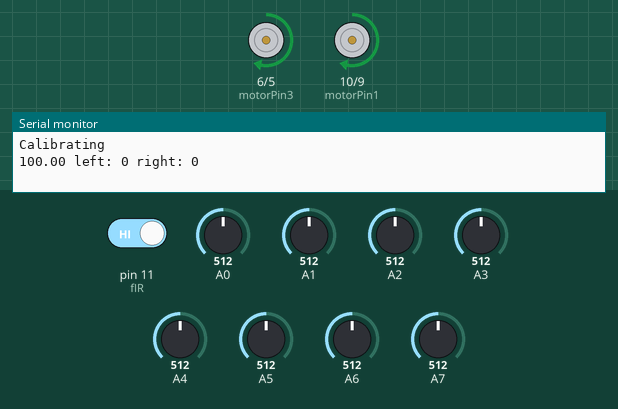
This sketch was run on a simulated Arduino Uno, built with avr-gcc and run on an emulated ATmega328P. On the bench: motor-driver pin pairs drawn as motors (green arrow = first pin HIGH = forward, orange = second pin HIGH = backward, longer = more drive), the last lines printed to the serial monitor. The inputs (shaded band) are chosen by the test bench; at power-on: A0 = 512, pin 11 (fIR) HIGH, A1 = 512, A4 = 512, A5 = 512, A2 = 512, A3 = 512, A6 = 512, A7 = 512.

Above: at 6.6 s.
6.7 s: A0 set to 505
At 7.6 s:
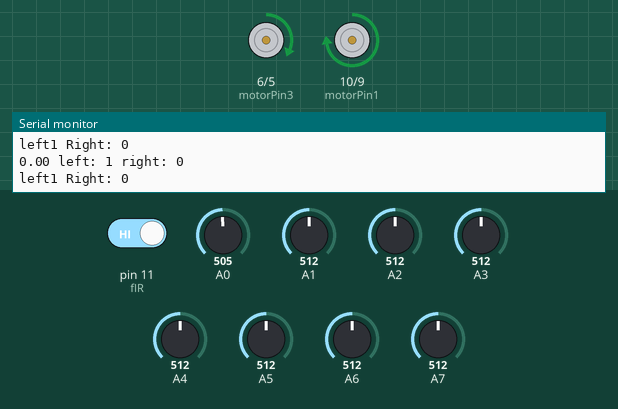
8.2 s: pin 11 (fIR) driven LOW
At 9.5 s:
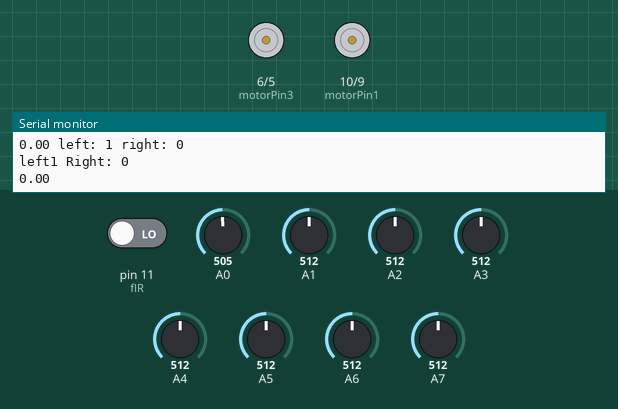
11.2 s: pin 11 (fIR) driven HIGH
14.2 s: A1 set to 306
At 14.8 s:
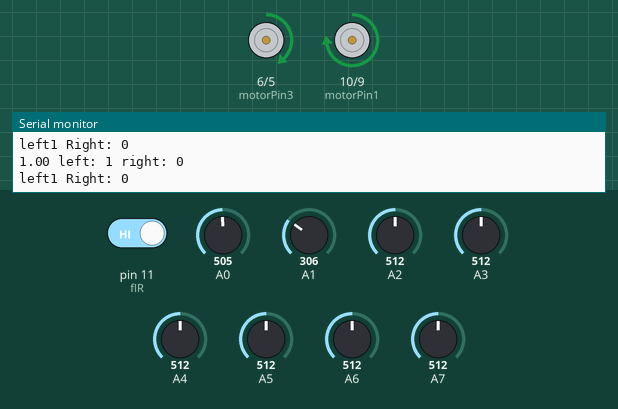
15.7 s: A4 set to 500
At 16.9 s:
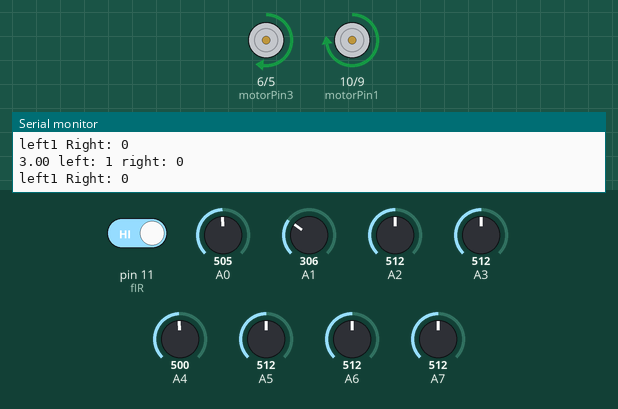
17.2 s: A5 set to 502
At 18.4 s:
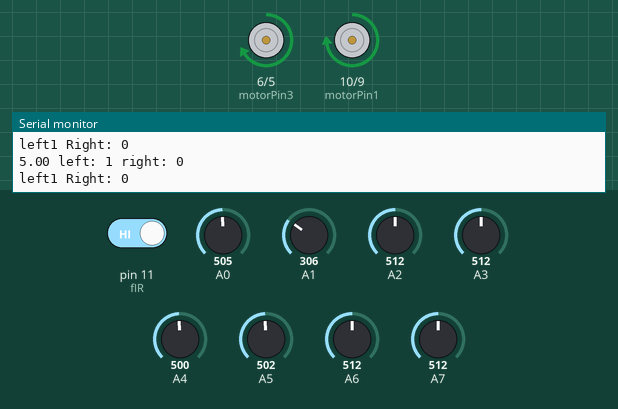
Timing chart, 0 to 19.7 s (numbered marks = the images above; inputs shaded):
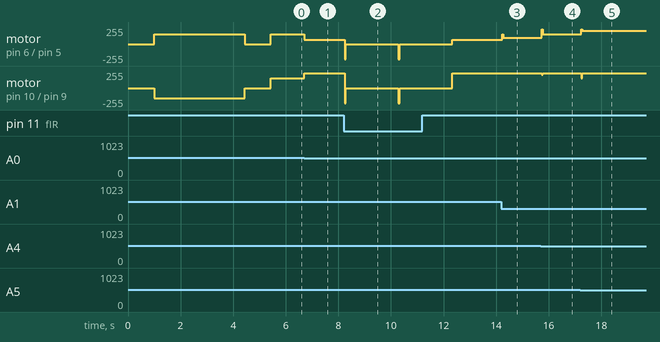

The sketch:

Iconic_Naam2.ino.ino
```cpp
/*
بسم الله الرحمن الرحيم
*/
#define sensorNum 8          //always even

#define maxSpeed 225//180  //180 //200
#define sSpeed 200

int blackLimit[sensorNum];
int digitalReading[sensorNum];

const int motorPin1 = 10,motorPin2 = 9;        //right motor
const int motorPin3 = 6,motorPin4 = 5;       //left motor
const int initIR=0;

int rightIRsBlack = 0;
int rotateDelay = 140;

float error, prevError=0;
float mappedValue, targetValue = 6;

float safety=0.35;

float kp=26.7;   //26.7G //26        //38 //37  //39                //45 IF DOESN'T WORK
float kd=54;  //57.3  //50G //50    //67             //70  //42 //87

int rotationSpeed=255;

int motorResponse;
float correction;

int leftSpeed,rightSpeed;

float lastAct;
int time=5;

int allBlack=0;
int leftBlack=0;
int rightBlack=0;

int frontIR=1;                      //change
int leftIR=2;                          //change
int rightIR=3;                         //change

int insideLoop=0;
//int caveSpeed=;
//int turnSpeed=;

int left=0,right=0;                   //Left and Right most Irs
int contiBlack = 0;
int stopTrigger = 900 ; //2
int startTrigger = 3;

int fIR=11;
int saidulIR=4;

void setup()
{
  //initialize IR pins
  for(int i = initIR; i < sensorNum; i++)          //A0 is leftmost Ir
  {
    pinMode(A0 + i, INPUT);
  }

  pinMode(frontIR,INPUT);
  pinMode(rightIR,INPUT);
  pinMode(leftIR,INPUT);


  //initialize motor pins
  pinMode(motorPin1, OUTPUT);
  pinMode(motorPin2, OUTPUT);
  pinMode(motorPin3, OUTPUT);
  pinMode(motorPin4, OUTPUT);
  delay(1000);
  Serial.begin(9600);

  Serial.println("Calibrating");
  calibration();


}


void loop()
{

//sensorRead();
sensorMapping();
Serial.print(mappedValue);
Serial.print(" ");
  if(digitalRead(fIR)==0)
  {
    brake();
    while(digitalRead(fIR)==0)
   {
    motor(-maxSpeed,-maxSpeed);
    delay(50);
    brake();
    delay(2000);
    }

  }
if(stopTrigger < contiBlack)
{
  while(allBlack == 1) {brake(); startTrigger = 0; sensorMapping();}
   //if(mappedValue == 100) {delay(100); sensorMapping(); if(mappedValue == 100) brake();}
}

for(int i = 0; i < sensorNum; i++)
{
  //Serial.print(analogRead(A0+i));
  /*if(analogRead(A0+i)<blackLimit[i])
     Serial.print("1");
  else
     Serial.print("0");
  Serial.print(" ");*/
}

  Serial.print("left: ");
  Serial.print(left);
  Serial.print(" right: ");
  Serial.print(right);
  Serial.println();
 /*
  while(!digitalRead(frontIRpin))    // if reading 0 object is close
  {
  	brake();
  }
 */


  //esonance loop turn

  if(allBlack == 1)
      {
        motor(-100,-100);
        delay(10);
        brake();
        delay(100);
      }

 if (rightIRsBlack==1 || allBlack == 1)

    {

     leftIR=0; rightIR = 1;
     CRotate(rotationSpeed);
     delay(rotateDelay);  sensorMapping();
     }


  if(mappedValue == 100)                                 // all white
    {
      /* if(!digitalRead(leftIR)||!digitalRead(rightIR))
        {
             //bridge codes


        }*/
      /*   if(insideLoop)  //make it else if
        {
          //loop codes
          ACRotate(rotationSpeed);
          while(mappedValue==100) sensorMapping();

          int insideLoop=1;              //unnecessary
          int loopNo=1;
          left=0;

          while(insideLoop)
          {
            sensorMapping();
            pid();
            motor(leftSpeed,rightSpeed);

            if(allBlack==1) loopNo=2;

            if(loopNo==1)
            {
              if(left==1)
              {
                ACRotate(rotationSpeed);
                int exitLoop=1;
                int firstStep=0;

                while(exitLoop)
                {
                  if(right==1) firstStep=1;
                  if((firstStep==1)&&(right==0)) exitLoop=0;
                  sensorMapping();
                }
                insideLoop=0;

              }
            }
            else if(loopNo==2)
                {
                	if(right==1)
               		{
               		 CRotate(rotationSpeed);
                	int exitLoop=1;
                	int firstStep=0;

                	while(exitLoop)
                	{
                  	if(left==1) firstStep=1;
                  	if((firstStep==1)&&(left==0)) exitLoop=0;
                  	sensorMapping();
                	}
                	insideLoop=0;

              		}
                }

          }
        }

        */
        brake();
        //delay(10);
        //delayMicroseconds();
        motor(-50,-50);
        //delayMicroseconds(25);
        if((left==1)&&(right==0))
        {
          ACRotate(rotationSpeed);
          while(mappedValue==100) sensorMapping();
          while(digitalReading[initIR+2]!=1)
          {
            sensorMapping();
          pid();
          motor(leftSpeed,rightSpeed);
          }
           left=0;                                     //changed
        }
        else if((right==1)&&(left==0))
        {
          CRotate(rotationSpeed);
          while(mappedValue==100) sensorMapping();
          while(digitalReading[sensorNum-3]!=1)
          {
            sensorMapping();
          pid();
          motor(leftSpeed,rightSpeed);
          }
          right=0;                                     //changed
        }
        else
        {
          motor(150,150);
          while(mappedValue==100) sensorMapping();
          pid();
          motor(leftSpeed,rightSpeed);
        }


    }

     else if(mappedValue!=100 || (contiBlack > stopTrigger && allBlack == 1))     // add conditions
    {
      pid();
      motor(leftSpeed,rightSpeed);
    }

      Serial.print("left");
      Serial.print(left);
      Serial.print(" Right: ");
      Serial.print(right);

Serial.println();
}


void sensorMapping()
{
int sum=0,coun=0;


 for (int i = initIR; i <sensorNum; i++)
  {
    if (analogRead(A0+i) < blackLimit[i])              //A0 is leftmost IR
     {

      sum += i*2;
      coun++;
      digitalReading[i]=1;
    }
    else digitalReading[i]=0;
  }

   if(digitalReading[0]||digitalReading[sensorNum-1])  //if left or right gives black saves their value
   {
     left=digitalReading[0];
     right=digitalReading[sensorNum-1];
   }

//esonance loop
if(digitalReading[6]==1 && digitalReading[7]==1) //liberal
{rightIRsBlack=1;}else rightIRsBlack=0;


   if((left==1)&&(right==1))
   {
     left=0;
     right=1;//loop detection
   }
   if(coun!=0){
  mappedValue = sum / coun;
   }
   else mappedValue=100;         //all White detection

   if(coun==sensorNum)
   {
    contiBlack++;

   allBlack=1;

   //allblack detection
   //Serial.println("All black");
   }
   else if(startTrigger == 0 && mappedValue != 7 && coun != sensorNum)
   {
    allBlack = 1;
   }

    else
    {
    allBlack=0;
    contiBlack = 0;
    }
   /*
  int  leftAND=1;
  int  rightAND=1;
  int  leftOR=0;
  int  rightOR=0;

   int i=0;
   while(i<(sensorNum/2)-1)                      // (sensorNum/2)-1=3   and < before
   {

    leftAND= leftAND && digitalReading[i];
    rightAND= rightAND && digitalReading[sensorNum-i-1];

    leftOR= leftOR || digitalReading[i];
    rightOR= rightOR || digitalReading[sensorNum-i-1];

    i++;
   }

    if((leftOR==0)&&(rightAND==1))
    {
   // Serial.print("All Right black");
    rightBlack=1;               //all right
    }
    else rightBlack=0;

    if((leftAND==1)&&(rightOR==0))
    {
    // Serial.print("All Left black");
     leftBlack=1;                //all Left
    }
    else leftBlack=0;

  Serial.print("\tmappedValue: ");
  Serial.print(mappedValue);
  */
}


void pid()
{

  error=targetValue-mappedValue;
  correction=(kp*error)+(kd*(error-prevError));
  prevError=error;
  motorResponse=(int)correction;

 if(motorResponse>maxSpeed) motorResponse=maxSpeed;

if(motorResponse<-maxSpeed) motorResponse=-maxSpeed;

   if(motorResponse>0)
  {
    rightSpeed=maxSpeed;
    leftSpeed=maxSpeed-motorResponse;
  }
  else if(motorResponse<0)
  {
    rightSpeed=maxSpeed+ motorResponse;
    leftSpeed=maxSpeed;
  }
  //non aggressive straight
  else
  {
    rightSpeed= sSpeed;
    leftSpeed= sSpeed;
  }

}


void motor(int left, int right)
{

  if(right>0)
  {
  analogWrite(motorPin1,right);
  analogWrite(motorPin2,0);
  }
  else
  {
    analogWrite(motorPin1,0);
    analogWrite(motorPin2,-right);
  }

  if(left>0)
  {
  analogWrite(motorPin3,left);
  analogWrite(motorPin4,0);
  }
  else
  {
   analogWrite(motorPin3,0);
   analogWrite(motorPin4,-left);
  }

 }

void CRotate(int rotateSpeed)
{
  analogWrite(motorPin1,0);
  analogWrite(motorPin2, rotateSpeed);
  analogWrite(motorPin3, rotateSpeed);
  analogWrite(motorPin4,0);

}

void ACRotate(int rotateSpeed)
{
  analogWrite(motorPin1,rotateSpeed);
  analogWrite(motorPin2, 0);
  analogWrite(motorPin3, 0);
  analogWrite(motorPin4,rotateSpeed);

}

void brake(void)
{
  analogWrite(motorPin1, 0);
  analogWrite(motorPin2, 0);
  analogWrite(motorPin3, 0);
  analogWrite(motorPin4, 0);
}

 //auto calibration
void calibration()
{
  CRotate(150);
  float upSum = 0,lowSum = 0;
  int sensorArray[sensorNum][2];

  for(int i = initIR; i < sensorNum; i++)
    {
      sensorArray[i][0] = analogRead(A0+i);
      sensorArray[i][1] = analogRead(A0+i);
    }


  int loopCounter = (int)(time * 1000 / 2.5);
  while(loopCounter)
  {
    for(int i = initIR; i < sensorNum; i++)
    {
      if(analogRead(A0+i)<sensorArray[i][0]) sensorArray[i][0]=analogRead(A0+i);
      if(analogRead(A0+i)>sensorArray[i][1]) sensorArray[i][1]=analogRead(A0+i);
    }
  loopCounter--;

  }

 for(int i=initIR; i < sensorNum; i++)
  blackLimit[i] = (int)(sensorArray[i][0] + safety * (sensorArray[i][1] - sensorArray[i][0]));

  brake();
  delay(1000);

}
```

Measured:
- the behaviour switches between 512 and 511 on A0 (found by bisection; images 0 and 1)
- the behaviour switches between 512 and 511 on A4 (found by bisection; images 3 and 4)
- the behaviour switches between 512 and 511 on A5 (found by bisection; images 4 and 5)
- after the input at 6.7 s, motor on pin 6 (motorPin3) / pin 5 (motorPin4): forward 150/255 → forward 65/255 at once; motor on pin 10 (motorPin1) / pin 9 (motorPin2): forward 150/255 → forward 225/255 at once
- after the input at 8.2 s, motor on pin 6 (motorPin3) / pin 5 (motorPin4): forward 65/255 → stopped at once; motor on pin 10 (motorPin1) / pin 9 (motorPin2): forward 225/255 → stopped at once
- after the input at 14.2 s, motor on pin 6 (motorPin3) / pin 5 (motorPin4): forward 65/255 → forward 92/255 at once
- after the input at 15.7 s, motor on pin 6 (motorPin3) / pin 5 (motorPin4): forward 92/255 → forward 145/255 at once; motor on pin 10 (motorPin1) / pin 9 (motorPin2): forward 225/255 → forward 198/255 at once, → forward 225/255 0.04 s later
- after the input at 17.2 s, motor on pin 6 (motorPin3) / pin 5 (motorPin4): forward 145/255 → forward 199/255 at once; motor on pin 10 (motorPin1) / pin 9 (motorPin2): forward 225/255 → forward 144/255 at once, → forward 225/255 0.04 s later
